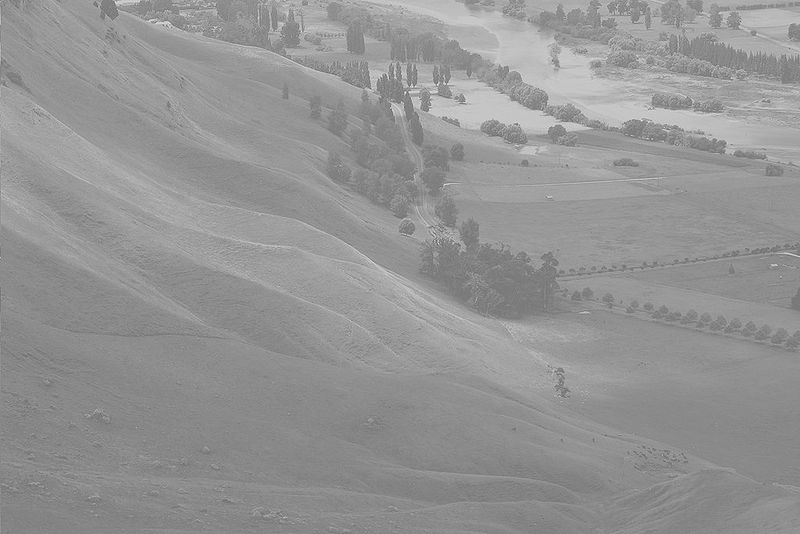
#> input picture images/input/hawkes_bay_in.jpg, 800 x 534 px, found by its file name
$ jupyter execute '235205 lab 6.ipynb'
#> lines starting #> are read from the running program, lines starting #| are printed output that depends on the picture
[cell 1]
import cv2
import numpy as np
import matplotlib.pyplot as plt
from google.colab.patches import cv2_imshow

 **Task 6.1**

[cell 2]
img = cv2.imread('hawkes_bay_in.jpg')
#> img is the input picture: shape (534, 800, 3); min 86, max 246, mean 148
gray = cv2.cvtColor(img, cv2.COLOR_BGR2GRAY)

plt.figure(figsize=(10,5))
plt.subplot(1,2,1)
plt.imshow(cv2.cvtColor(img, cv2.COLOR_BGR2RGB))
plt.title('Original Image')

plt.subplot(1,2,2)
plt.imshow(gray, cmap='gray')
plt.title('Grayscale Image')
plt.show()

print('Image Matrix (partial):')
print(gray[0:5, 0:5])
#| [[125 149 160 155 134]
#|  [181 150 130 123 148]
#|  [155 141 150 132 142]
#|  [135 133 152 140 139]
#|  [146 144 145 137 123]]

print('Resolution:', gray.shape)
#| Resolution: (534, 800)
print('Data Type:', gray.dtype)
#| Data Type: uint8

[cell 3]
from google.colab import files
uploaded = files.upload()
#> the answer given: hawkes_bay_in.jpg

**Task:02**

[cell 4]
plt.figure(figsize=(15,5))

img_05 = cv2.resize(gray, (0,0), fx=0.5, fy=0.5)
img_025 = cv2.resize(gray, (0,0), fx=0.25, fy=0.25)
img_15 = cv2.resize(gray, (0,0), fx=1.5, fy=1.5)
img_2 = cv2.resize(gray, (0,0), fx=2, fy=2)

plt.subplot(2,3,1); plt.imshow(gray, cmap='gray');    plt.title('Original')
plt.subplot(2,3,2); plt.imshow(img_05, cmap='gray');  plt.title('0.5 Scale')
plt.subplot(2,3,3); plt.imshow(img_025, cmap='gray'); plt.title('0.25 Scale')
plt.subplot(2,3,4); plt.imshow(img_15, cmap='gray');  plt.title('1.5 Scale')
plt.subplot(2,3,5); plt.imshow(img_2, cmap='gray');   plt.title('2 Scale')
plt.show()

img_8bit = gray
img_4bit = (gray & 0xF0)
img_2bit = (gray & 0xC0)
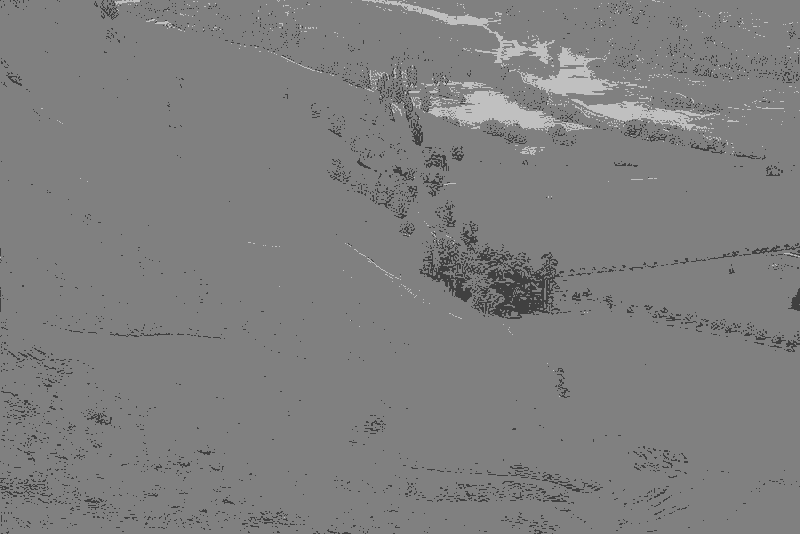
#> img_2bit: shape (534, 800); min 64, max 192, mean 127.1

plt.figure(figsize=(10,4))
plt.subplot(1,3,1); plt.imshow(img_8bit, cmap='gray'); plt.title('8-bit')
plt.subplot(1,3,2); plt.imshow(img_4bit, cmap='gray'); plt.title('4-bit')
plt.subplot(1,3,3); plt.imshow(img_2bit, cmap='gray'); plt.title('2-bit')
plt.show()

**Task 03**

[cell 5]
from scipy.ndimage import affine_transform

# Rotations
angles = [30, 45, 60, 90, 120, 150, 180]

plt.figure(figsize=(15,8))
plt.subplot(2,4,1)
plt.imshow(gray, cmap='gray')
plt.title('Original')

for i, angle in enumerate(angles):
    rotated = cv2.rotate(gray, cv2.ROTATE_90_CLOCKWISE) if angle==90 else cv2.warpAffine(gray, cv2.getRotationMatrix2D((gray.shape[1]//2, gray.shape[0]//2), angle, 1), (gray.shape[1], gray.shape[0]))
    plt.subplot(2,4,i+2)
    plt.imshow(rotated, cmap='gray')
    plt.title(f'{angle}°')
#> this loop made 7 passes
#> pass 1, `rotated = cv2.rotate(gray, cv2.ROTATE_90_CLOCKWISE) if angle==90 else ..`:
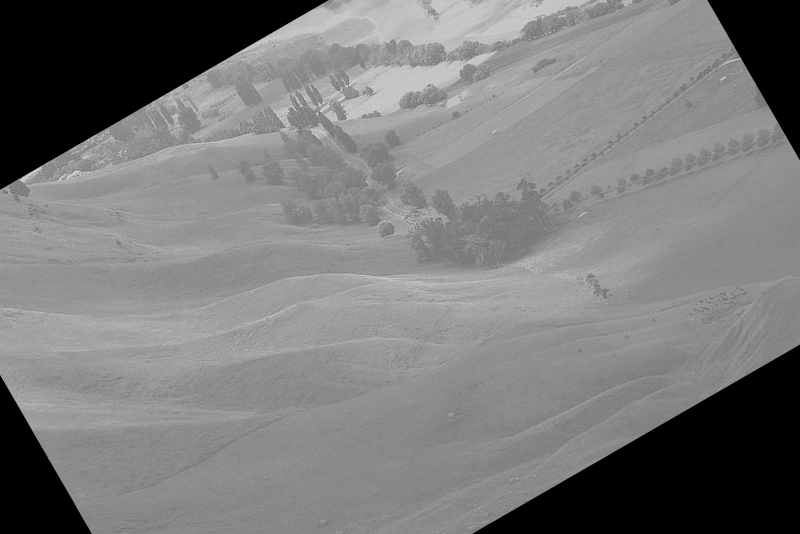
#> rotated: shape (534, 800); min 0, max 230, mean 121.4

plt.show()

# Translation
M = np.float32([[1,0,50],[0,1,30]])
translated = cv2.warpAffine(gray, M, (gray.shape[1], gray.shape[0]))

# Shearing
M_shear = np.float32([[1, 0.3, 0],[0.2, 1, 0]])
sheared = cv2.warpAffine(gray, M_shear, (gray.shape[1], gray.shape[0]))
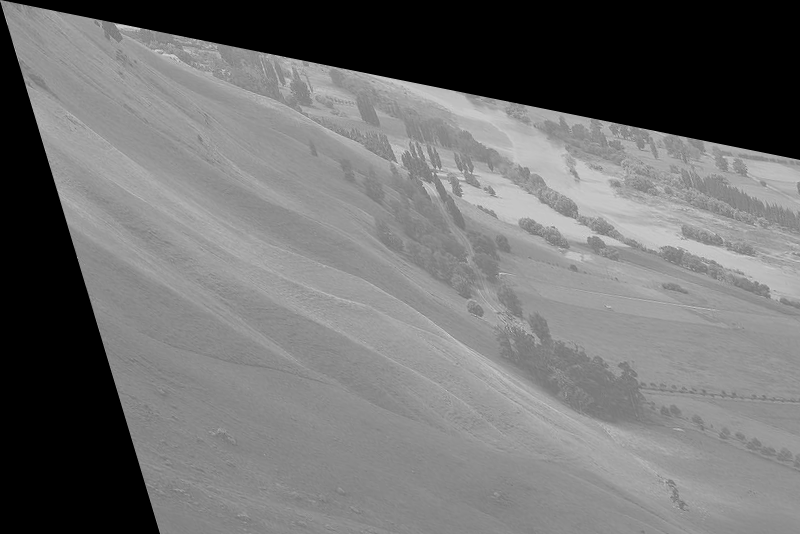
#> sheared: shape (534, 800); min 0, max 228, mean 112.6

plt.figure(figsize=(10,4))
plt.subplot(1,3,1); plt.imshow(gray, cmap='gray');       plt.title('Original')
plt.subplot(1,3,2); plt.imshow(translated, cmap='gray'); plt.title('Translated')
plt.subplot(1,3,3); plt.imshow(sheared, cmap='gray');    plt.title('Sheared')
plt.show()

**Task:04**

[cell 6]
img_double = gray / 255.0

# Negative
negative = 255 - gray
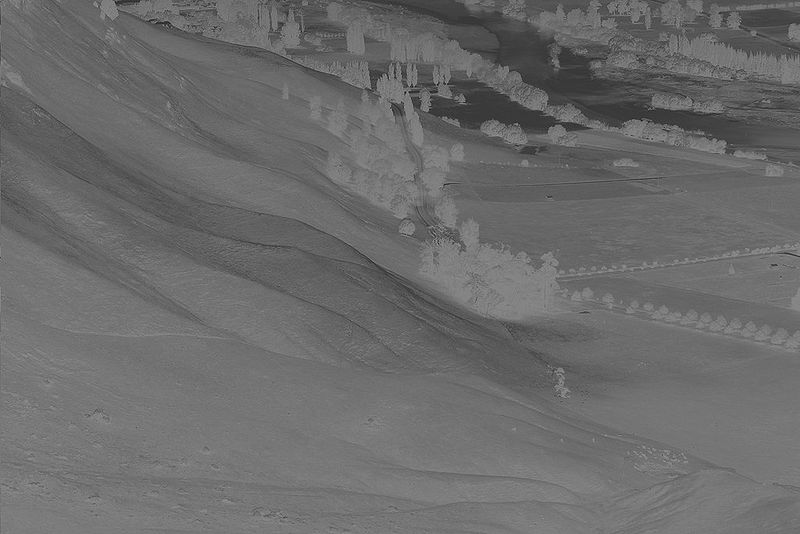
#> negative: shape (534, 800); min 9, max 169, mean 107

# Log Transformation
c = 2
log_img = c * np.log1p(img_double)
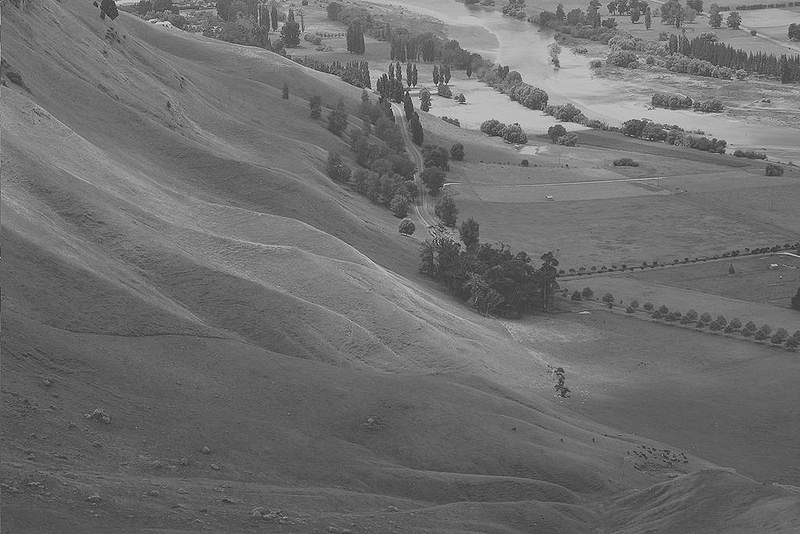
#> log_img: shape (534, 800) float64; min 0.581, max 1.35, mean 0.914; drawn with min black and max white
log_img = log_img / log_img.max()
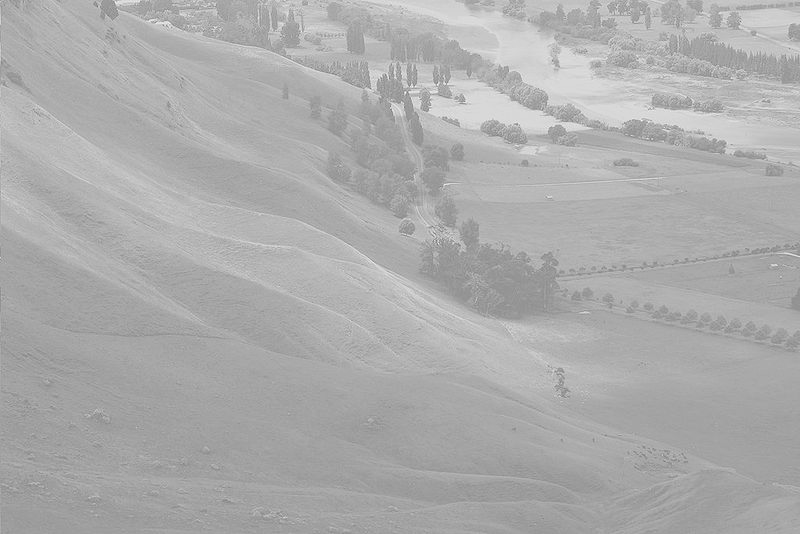
#> log_img: shape (534, 800) float64; min 0.43, max 1, mean 0.677

# Gamma Transformations
gamma1 = 0.5
gamma_bright = np.power(img_double, gamma1)
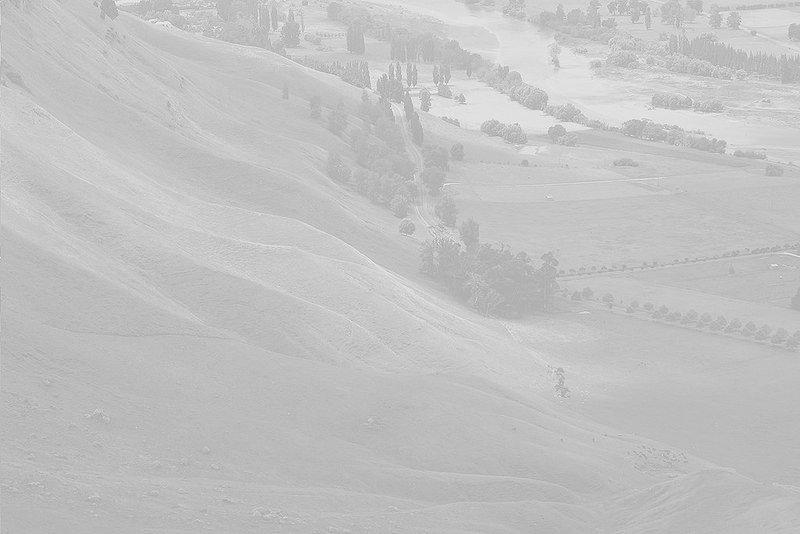
#> gamma_bright: shape (534, 800) float64; min 0.581, max 0.982, mean 0.761

gamma2 = 1.5
gamma_dark = np.power(img_double, gamma2)

plt.figure(figsize=(15,4))
plt.subplot(1,5,1); plt.imshow(gray, cmap='gray');         plt.title('Original')
plt.subplot(1,5,2); plt.imshow(negative, cmap='gray');     plt.title('Negative')
plt.subplot(1,5,3); plt.imshow(log_img, cmap='gray');      plt.title('Log C=2')
plt.subplot(1,5,4); plt.imshow(gamma_bright, cmap='gray'); plt.title('Gamma=0.5')
plt.subplot(1,5,5); plt.imshow(gamma_dark, cmap='gray');   plt.title('Gamma=1.5')
plt.show()

**TASK:05**

[cell 7]
hist_orig = cv2.calcHist([gray], [0], None, [256], [0,256])
#> hist_orig = 256 values, max 15946 at index 138, min 0 at index 0, mean 1668.8

pdf = hist_orig / hist_orig.sum()
#> pdf = 256 values, max 0.0373 at index 138, min 0 at index 0, mean 0.00391
cdf = np.cumsum(pdf)
#> cdf = 256 values from 0 to 1
L = 256
new_values = np.uint8((L-1) * cdf)
#> new_values = 256 values from 0 to 255
eq_manual = new_values[gray]
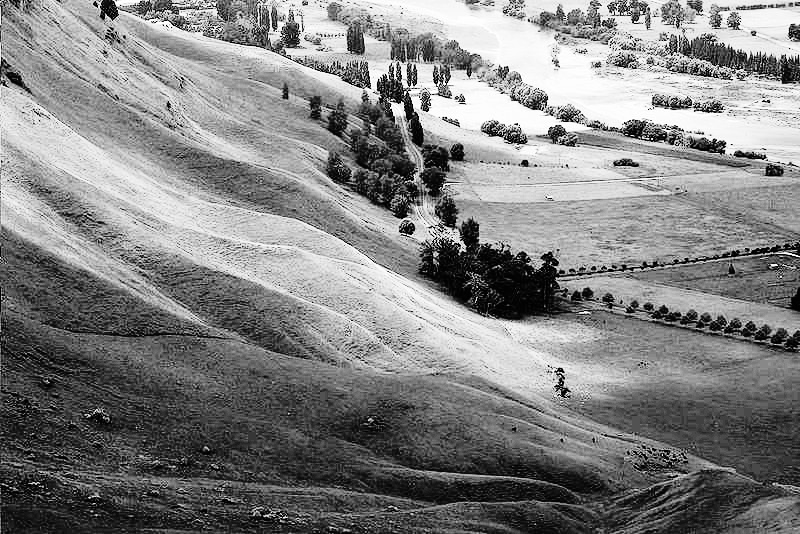
#> eq_manual: shape (534, 800); min 0, max 255, mean 129.8

eq_histeq = cv2.equalizeHist(gray)

plt.figure(figsize=(15,8))
plt.subplot(2,3,1); plt.imshow(gray, cmap='gray');      plt.title('Original')
plt.subplot(2,3,2); plt.imshow(eq_manual, cmap='gray'); plt.title('Manual EQ')
plt.subplot(2,3,3); plt.imshow(eq_histeq, cmap='gray'); plt.title('equalizeHist()')

plt.subplot(2,3,4); plt.plot(hist_orig);                          plt.title('Original Hist')
plt.subplot(2,3,5); plt.hist(eq_manual.ravel(), 256, [0,256]);    plt.title('Manual Hist')
plt.subplot(2,3,6); plt.hist(eq_histeq.ravel(), 256, [0,256]);    plt.title('equalizeHist() Hist')
plt.show()
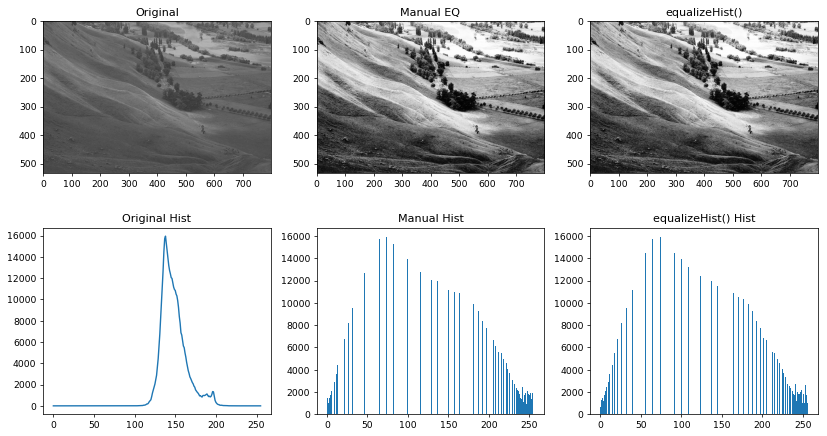
#> figure drawn by matplotlib, 6 panels; panel 4: curve peaks at x = 138, y = 15946; panel 5: tallest bar 15946 high, from x = 73 to 74; panel 6: tallest bar 15946 high, from x = 74 to 75

**TASK:06**

[cell 8]
img_double = gray / 255.0

c = 2
log_img = c * np.log1p(img_double)
log_img = log_img / log_img.max()
log_uint8 = np.uint8(log_img * 255)

hist = cv2.calcHist([log_uint8], [0], None, [256], [0,256])
#> hist = 256 values, max 24465 at index 169, min 0 at index 0, mean 1668.8
pdf = hist / hist.sum()
#> pdf = 256 values, max 0.0573 at index 169, min 0 at index 0, mean 0.00391
cdf = np.cumsum(pdf)
L = 256
new_values = np.uint8((L-1) * cdf)
enhanced_image = new_values[log_uint8]

plt.figure(figsize=(15,5))
plt.subplot(1,3,1); plt.imshow(gray, cmap='gray');           plt.title('Original')
plt.subplot(1,3,2); plt.imshow(log_uint8, cmap='gray');      plt.title('Log Enhanced')
plt.subplot(1,3,3); plt.imshow(enhanced_image, cmap='gray'); plt.title('Final Enhanced')
plt.show()

plt.figure(figsize=(15,4))
plt.subplot(1,3,1); plt.hist(gray.ravel(), 256, [0,256]);           plt.title('Original Hist')
plt.subplot(1,3,2); plt.hist(log_uint8.ravel(), 256, [0,256]);      plt.title('Log Hist')
plt.subplot(1,3,3); plt.hist(enhanced_image.ravel(), 256, [0,256]); plt.title('Final Hist')
plt.show()
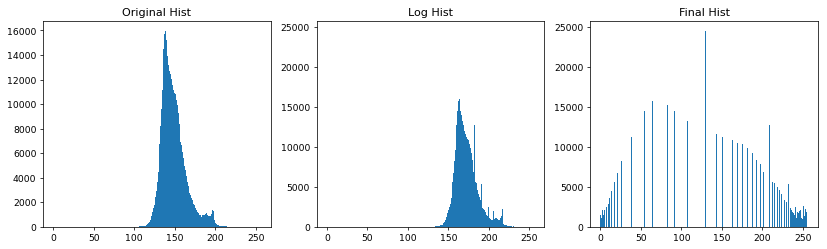
#> figure drawn by matplotlib, 3 panels; panel 1: tallest bar 15946 high, from x = 138 to 139; panel 2: tallest bar 24465 high, from x = 169 to 170; panel 3: tallest bar 24465 high, from x = 129 to 130
